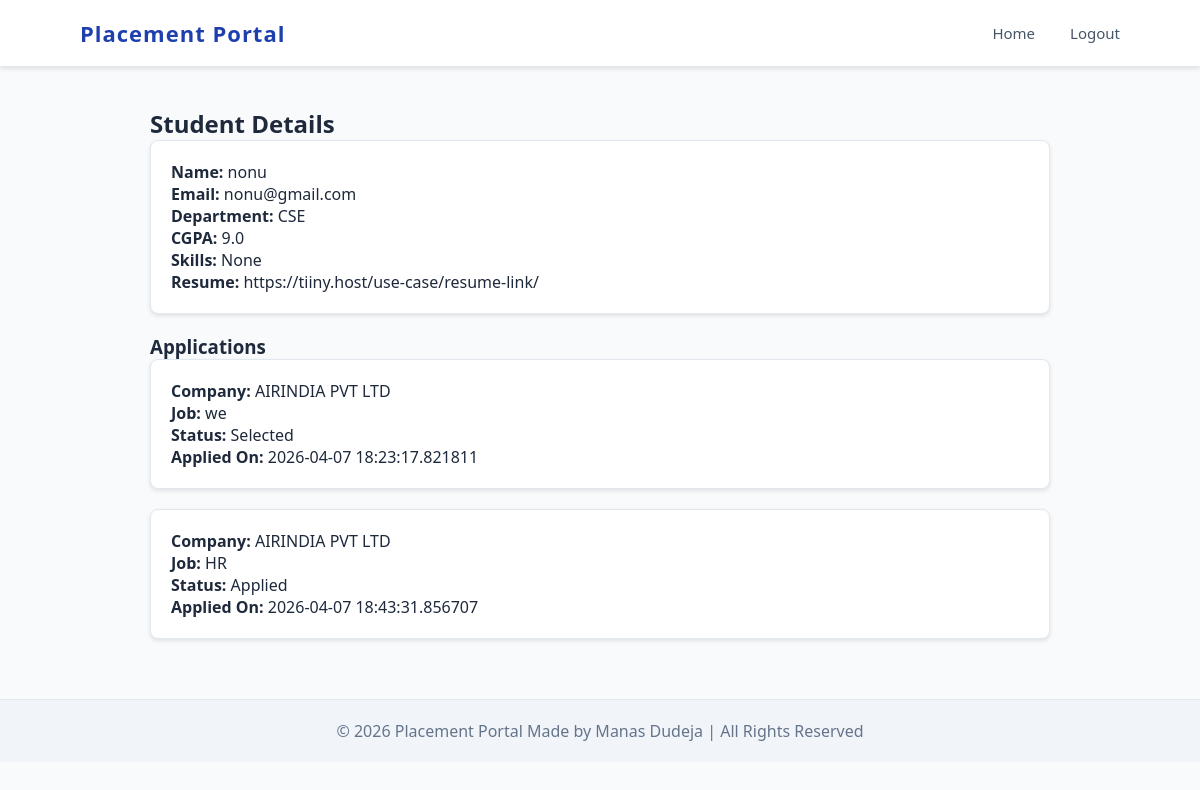
Screenshot of /admin/student/8 (signed in) with the database file from the repository.
### placement_portal/app.py (models this page shows)
class User(db.Model):
    __tablename__ = "users"
    id = db.Column(db.Integer, primary_key=True)
    name = db.Column("user_Name", db.String(100), nullable=False)
    email = db.Column("email_address", db.String(120), unique=True, nullable=False)
    password = db.Column(db.String(200), nullable=False)
    role = db.Column(db.String(20), nullable=False)
    phone = db.Column("phone_no", db.String(15))
    is_active = db.Column(db.Boolean, default=True)
    is_approved = db.Column(db.Boolean, default=False)
    created_at = db.Column(db.DateTime, default=datetime.utcnow)

class StudentProfile(db.Model):
    __tablename__ = "student_profiles"
    id = db.Column(db.Integer, primary_key=True)
    user_id = db.Column(
        db.Integer,
        db.ForeignKey("users.id"),
        nullable=False
    )
    department = db.Column("college_department", db.String(100))
    year = db.Column("college_year", db.Integer)
    cgpa = db.Column("college_cgpa", db.Float)
    skills = db.Column(db.String(200))
    resume = db.Column("C_V", db.String(200))
    placement_status = db.Column(db.String(50), default="Not Placed")
    user = db.relationship("User", backref=db.backref("student_profile", uselist=False))
    applications = db.relationship("Application", backref="student", lazy=True)

class Application(db.Model):
    __tablename__ = "applications"
    id = db.Column(db.Integer, primary_key=True)
    job_id = db.Column(
        db.Integer,
        db.ForeignKey("jobs.id")
    )
    student_id = db.Column(
        db.Integer,
        db.ForeignKey("student_profiles.id")
    )
    status = db.Column(db.String(50), default="Applied")
    applied_at = db.Column(db.DateTime, default=datetime.utcnow)
    updated_at = db.Column(db.DateTime)
    remarks = db.Column(db.String(200))

class CompanyProfile(db.Model):
    __tablename__ = "company_profiles"
    id = db.Column(db.Integer, primary_key=True)
    user_id = db.Column(
        db.Integer,
        db.ForeignKey("users.id"),
        nullable=False
    )
    company_name = db.Column(db.String(150))
    industry_type = db.Column(db.String(100))
    active_website = db.Column(db.String(150))
    company_location = db.Column(db.String(100))
    company_strength = db.Column(db.String(50))
    user = db.relationship("User", backref=db.backref("company_profile", uselist=False))

class Job(db.Model):
    __tablename__ = "jobs"
    id = db.Column(db.Integer, primary_key=True)
    company_id = db.Column(
        db.Integer,
        db.ForeignKey("company_profiles.id")
    )
    title = db.Column(db.String(150))
    description = db.Column(db.Text)
    skills = db.Column(db.String(200))
    experience = db.Column(db.String(50))
    salary = db.Column(db.String(50))
    job_type = db.Column(db.String(50), default="General")
    is_approved = db.Column(db.Boolean, default=False)
    posted_at = db.Column(db.DateTime, default=datetime.utcnow)
    disclosure = db.Column(db.DateTime, default=datetime.utcnow)
    is_closed = db.Column(db.Boolean, default=False)
    company = db.relationship("CompanyProfile", backref=db.backref("jobs", lazy=True))
    applications = db.relationship("Application", backref="job", lazy=True)

### placement_portal/app.py (the view)
@app.route("/admin/student/<int:user_id>")
def admin_view_student(user_id):
    if "user_id" not in session:
        return redirect("/login")
    if session.get("role") != "admin":
        return "Unauthorized", 403
    user = User.query.get_or_404(user_id)
    student_profile = StudentProfile.query.filter_by(
        user_id=user.id
    ).first()
    applications = []
    if student_profile:
        applications = Application.query.filter_by(
            student_id=student_profile.id
        ).all()
    return render_template(
        "admin_student_detail.html",
        user=user,
        student_profile=student_profile,
        applications=applications
    )

### placement_portal/templates/admin_student_detail.html (shortened to what this page needs)
{% extends "base.html" %}
{% block content %}
<div class="container">
<h2>Student Details</h2>
<div class="card">
<p><b>Name:</b> {{ user.name }}</p>
<p><b>Email:</b> {{ user.email }}</p>
{% if student_profile %}
<p><b>Department:</b> {{ student_profile.department }}</p>
<p><b>CGPA:</b> {{ student_profile.cgpa }}</p>
<p><b>Skills:</b> {{ student_profile.skills }}</p>
<p><b>Resume:</b> {{ student_profile.resume }}</p>
{% else %}
<p style="color:orange;">Profile not completed</p>
{% endif %}
</div>
<h3>Applications</h3>
{% for app in applications %}
<div class="card">
<p><b>Company:</b> {{ app.job.company.company_name }}</p>
<p><b>Job:</b> {{ app.job.title }}</p>
<p><b>Status:</b> {{ app.status }}</p>
<p><b>Applied On:</b> {{ app.applied_at }}</p>
</div>
{% else %}
<p>No applications yet.</p>
{% endfor %}
</div>
{% endblock %}

### placement_portal/templates/base.html (style rules this page uses)
* { margin: 0; padding: 0; box-sizing: border-box; font-family: "Segoe UI", Arial, sans-serif; }
body { background: #f8fafc; color: #1e293b; }
.container { width: 85%; margin: auto; }

### placement_portal/templates/admin_student_detail.html (style rules this page uses)
.container { width:900px; margin:40px auto; }
.card { background:#ffffff; padding:20px; border-radius:8px; border: 1px solid #e2e8f0; box-shadow: 0 2px 4px rgba(0,0,0,0.1); margin-bottom:20px; }

### rows the page displays
User: name "nonu", email "nonu@gmail.com"
StudentProfile: department "CSE", cgpa "9.0", skills "None", resume "https://tiiny.host/use-case/resume-link/"
Application: job.company.company_name "AIRINDIA PVT LTD", job "we", status "Selected", applied_at "2026-04-07 18:23:17.821811"
Application: job.company.company_name "AIRINDIA PVT LTD", job "HR", status "Applied", applied_at "2026-04-07 18:43:31.856707"
